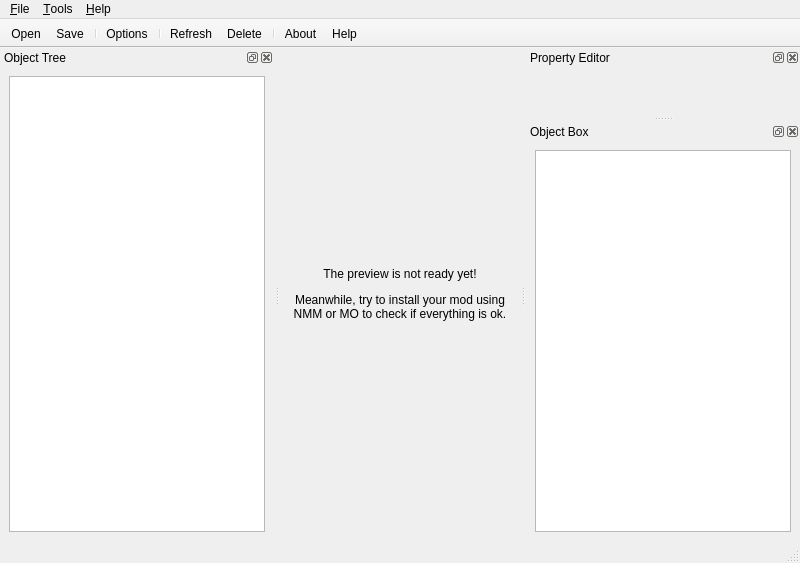
<?xml version="1.0" encoding="UTF-8"?>
<ui version="4.0">
 <class>MainWindow</class>
 <widget class="QMainWindow" name="MainWindow">
  <property name="geometry">
   <rect>
    <x>0</x>
    <y>0</y>
    <width>800</width>
    <height>563</height>
   </rect>
  </property>
  <property name="windowTitle">
   <string>FOMOD Designer</string>
  </property>
  <widget class="QWidget" name="centralwidget">
   <layout class="QHBoxLayout" name="horizontalLayout_3">
    <item>
     <widget class="QLabel" name="preview_label">
      <property name="text">
       <string>&lt;html&gt;&lt;head/&gt;&lt;body&gt;&lt;p&gt;The preview is not ready yet!&lt;/p&gt;&lt;p&gt;Meanwhile, try to install your mod using NMM or MO to check if everything is ok.&lt;/p&gt;&lt;/body&gt;&lt;/html&gt;</string>
      </property>
      <property name="alignment">
       <set>Qt::AlignCenter</set>
      </property>
      <property name="wordWrap">
       <bool>true</bool>
      </property>
     </widget>
    </item>
   </layout>
  </widget>
  <widget class="QMenuBar" name="menubar">
   <property name="geometry">
    <rect>
     <x>0</x>
     <y>0</y>
     <width>800</width>
     <height>27</height>
    </rect>
   </property>
   <widget class="QMenu" name="menuFile">
    <property name="title">
     <string>&amp;File</string>
    </property>
    <addaction name="action_Open"/>
    <addaction name="action_Save"/>
    <addaction name="separator"/>
    <addaction name="actionO_ptions"/>
   </widget>
   <widget class="QMenu" name="menu_Tools">
    <property name="title">
     <string>&amp;Tools</string>
    </property>
    <addaction name="action_Refresh"/>
    <addaction name="action_Delete"/>
   </widget>
   <widget class="QMenu" name="menuHelp">
    <property name="title">
     <string>&amp;Help</string>
    </property>
    <addaction name="action_About"/>
    <addaction name="actionHe_lp"/>
   </widget>
   <addaction name="menuFile"/>
   <addaction name="menu_Tools"/>
   <addaction name="menuHelp"/>
  </widget>
  <widget class="QStatusBar" name="statusbar"/>
  <widget class="QToolBar" name="toolBar">
   <property name="windowTitle">
    <string>toolBar</string>
   </property>
   <property name="movable">
    <bool>false</bool>
   </property>
   <property name="toolButtonStyle">
    <enum>Qt::ToolButtonIconOnly</enum>
   </property>
   <property name="floatable">
    <bool>true</bool>
   </property>
   <attribute name="toolBarArea">
    <enum>TopToolBarArea</enum>
   </attribute>
   <attribute name="toolBarBreak">
    <bool>false</bool>
   </attribute>
   <addaction name="action_Open"/>
   <addaction name="action_Save"/>
   <addaction name="separator"/>
   <addaction name="actionO_ptions"/>
   <addaction name="separator"/>
   <addaction name="action_Refresh"/>
   <addaction name="action_Delete"/>
   <addaction name="separator"/>
   <addaction name="action_About"/>
   <addaction name="actionHe_lp"/>
  </widget>
  <widget class="QDockWidget" name="property_editor">
   <property name="allowedAreas">
    <set>Qt::LeftDockWidgetArea|Qt::RightDockWidgetArea</set>
   </property>
   <property name="windowTitle">
    <string>Property Editor</string>
   </property>
   <attribute name="dockWidgetArea">
    <number>2</number>
   </attribute>
   <widget class="QWidget" name="dockWidgetContents">
    <layout class="QFormLayout" name="formLayout"/>
   </widget>
  </widget>
  <widget class="QDockWidget" name="object_tree">
   <property name="allowedAreas">
    <set>Qt::LeftDockWidgetArea|Qt::RightDockWidgetArea</set>
   </property>
   <property name="windowTitle">
    <string>Object Tree</string>
   </property>
   <attribute name="dockWidgetArea">
    <number>1</number>
   </attribute>
   <widget class="QWidget" name="dockWidgetContents_2">
    <layout class="QHBoxLayout" name="horizontalLayout">
     <item>
      <widget class="QTreeView" name="object_tree_view">
       <property name="enabled">
        <bool>true</bool>
       </property>
       <property name="sizePolicy">
        <sizepolicy hsizetype="Expanding" vsizetype="Expanding">
         <horstretch>3</horstretch>
         <verstretch>1</verstretch>
        </sizepolicy>
       </property>
       <property name="minimumSize">
        <size>
         <width>151</width>
         <height>0</height>
        </size>
       </property>
      </widget>
     </item>
    </layout>
   </widget>
  </widget>
  <widget class="QDockWidget" name="object_box">
   <property name="allowedAreas">
    <set>Qt::LeftDockWidgetArea|Qt::RightDockWidgetArea</set>
   </property>
   <property name="windowTitle">
    <string>Object Box</string>
   </property>
   <attribute name="dockWidgetArea">
    <number>2</number>
   </attribute>
   <widget class="QWidget" name="dockWidgetContents_3">
    <layout class="QHBoxLayout" name="horizontalLayout_2">
     <item>
      <widget class="QListView" name="object_box_list"/>
     </item>
    </layout>
   </widget>
  </widget>
  <action name="action_Open">
   <property name="icon">
    <iconset>
     <normaloff>../logos/1456477639_file.png</normaloff>../logos/1456477639_file.png</iconset>
   </property>
   <property name="text">
    <string>&amp;Open</string>
   </property>
   <property name="toolTip">
    <string>New/Open</string>
   </property>
   <property name="shortcut">
    <string>Ctrl+N, Ctrl+O</string>
   </property>
  </action>
  <action name="action_Save">
   <property name="icon">
    <iconset>
     <normaloff>../logos/1456477689_disc-floopy.png</normaloff>../logos/1456477689_disc-floopy.png</iconset>
   </property>
   <property name="text">
    <string>&amp;Save</string>
   </property>
   <property name="shortcut">
    <string>Ctrl+S</string>
   </property>
  </action>
  <action name="actionO_ptions">
   <property name="icon">
    <iconset>
     <normaloff>../logos/1456477700_configuration.png</normaloff>../logos/1456477700_configuration.png</iconset>
   </property>
   <property name="text">
    <string>O&amp;ptions</string>
   </property>
   <property name="shortcut">
    <string>Ctrl+P</string>
   </property>
  </action>
  <action name="action_Refresh">
   <property name="icon">
    <iconset>
     <normaloff>../logos/1456477730_refresh.png</normaloff>../logos/1456477730_refresh.png</iconset>
   </property>
   <property name="text">
    <string>&amp;Refresh</string>
   </property>
   <property name="shortcut">
    <string>Ctrl+R</string>
   </property>
  </action>
  <action name="action_Delete">
   <property name="icon">
    <iconset>
     <normaloff>../logos/1456477717_error.png</normaloff>../logos/1456477717_error.png</iconset>
   </property>
   <property name="text">
    <string>&amp;Delete</string>
   </property>
   <property name="shortcut">
    <string>Ctrl+D, Del</string>
   </property>
  </action>
  <action name="action_About">
   <property name="icon">
    <iconset>
     <normaloff>../logos/1457582962_notepad.png</normaloff>../logos/1457582962_notepad.png</iconset>
   </property>
   <property name="text">
    <string>&amp;About</string>
   </property>
   <property name="shortcut">
    <string>Ctrl+A</string>
   </property>
  </action>
  <action name="actionHe_lp">
   <property name="icon">
    <iconset>
     <normaloff>../logos/1457582991_info.png</normaloff>../logos/1457582991_info.png</iconset>
   </property>
   <property name="text">
    <string>He&amp;lp</string>
   </property>
   <property name="shortcut">
    <string>Ctrl+H</string>
   </property>
  </action>
 </widget>
 <resources/>
 <connections/>
</ui>
